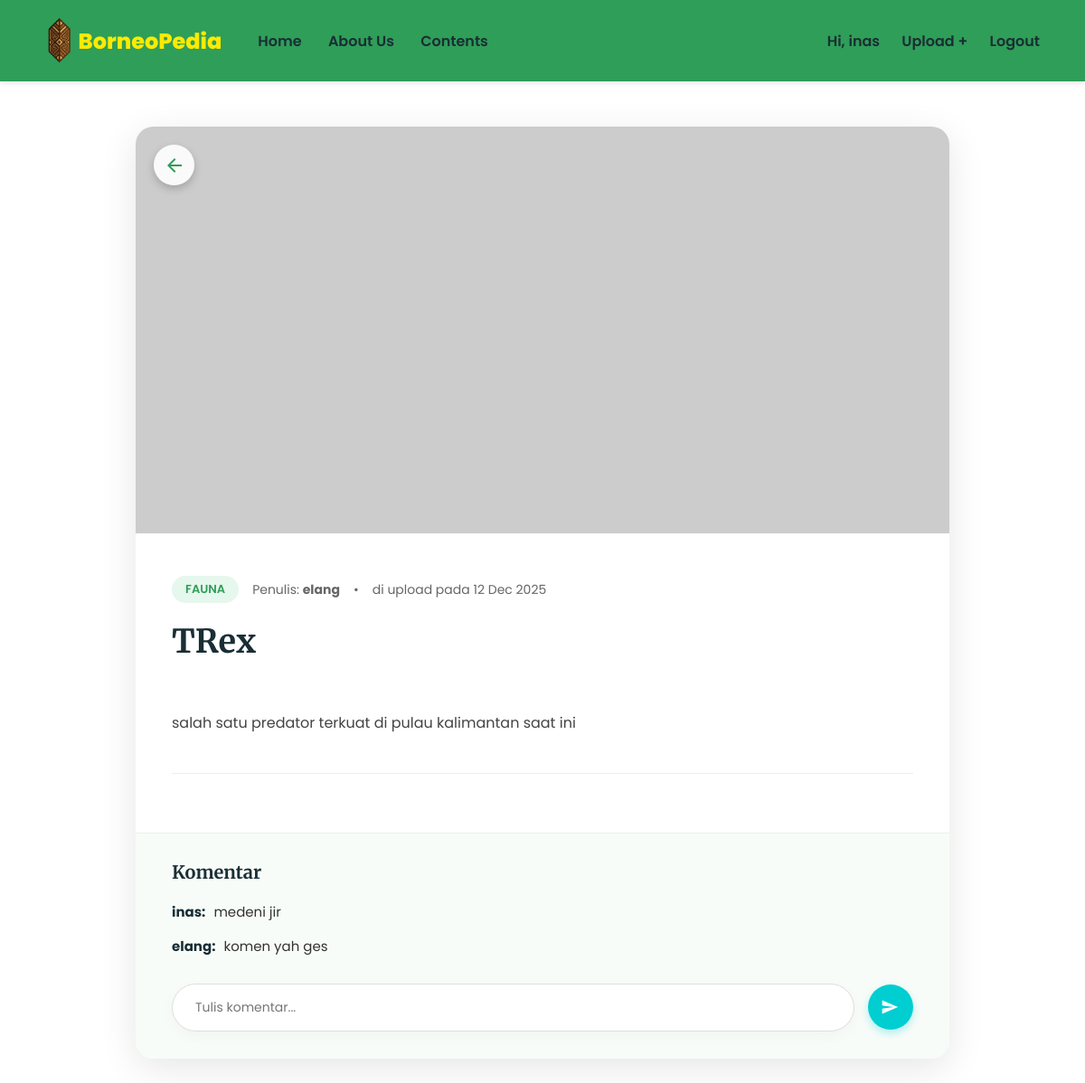
Screenshot of /detail.php?id=3 (signed in) with the database file from the repository.
### tables this page shows
CREATE TABLE `contents` (
  `id` int(11) NOT NULL,
  `user_id` int(11) NOT NULL,
  `nama` varchar(100) NOT NULL,
  `tipe` varchar(50) NOT NULL,
  `informasi` text NOT NULL,
  `foto` varchar(255) NOT NULL,
  `created_at` timestamp NOT NULL DEFAULT current_timestamp()
);

CREATE TABLE `users` (
  `id` int(11) NOT NULL,
  `username` varchar(50) NOT NULL,
  `password` varchar(255) NOT NULL
);

CREATE TABLE `komentar` (
  `id` int(11) NOT NULL,
  `content_id` int(11) NOT NULL,
  `user_id` int(11) NOT NULL,
  `isi` text NOT NULL,
  `tanggal` timestamp NOT NULL DEFAULT current_timestamp()
);

### detail.php (the view, shortened to what this page needs)
<?php
include 'koneksi.php';
$id_content = $_GET['id'];
$query = mysqli_query($conn, "SELECT contents.*, users.username
                              FROM contents
                              JOIN users ON contents.user_id = users.id
                              WHERE contents.id = '$id_content'");
$data = mysqli_fetch_assoc($query);
$query_komen = mysqli_query($conn, "SELECT komentar.*, users.username
                                    FROM komentar
                                    JOIN users ON komentar.user_id = users.id
                                    WHERE content_id = '$id_content'
                                    ORDER BY tanggal DESC");
?>
<!DOCTYPE html>
<html lang="id">
<head>
</head>
<body>
    <nav>
        <div class="nav-left">
             <a href="index.php" class="logo">
            <img src="asset/logofix.png" class="logo-img"> BorneoPedia</a>
            <div class="nav-links">
                <a href="index.php">Home</a>
                <a href="about.php">About Us</a>
                <a href="contents.php">Contents</a>
            </div>
        </div>
        <div class="nav-right">
            <?php if(isset($_SESSION['status']) && $_SESSION['status'] == 'login'): ?>
                <span>Hi, <?php echo $_SESSION['username']; ?></span>
                <a href="upload.php">Upload +</a>
                <a href="logout.php">Logout</a>
            <?php else: ?>
                <a href="login.php">Login</a>
                <a href="register.php">Daftar</a>
            <?php endif; ?>
        </div>
    </nav>
    <main class="detail-container">
        <div class="card-detail">
            <a href="contents.php" class="btn-back-arrow" title="Kembali">
                <svg class="icon-back" viewBox="0 0 24 24">
                    <path d="M20 11H7.83l5.59-5.59L12 4l-8 8 8 8 1.41-1.41L7.83 13H20v-2z"></path>
                </svg>
            </a>
            <img src="<?php echo $data['foto']; ?>" class="detail-img" onerror="this.src='https://via.placeholder.com/800x450?text=Gambar+Tidak+Valid'">
            <div class="detail-body">
                <div class="meta-header">
                    <span class="badge-type"><?php echo $data['tipe']; ?></span>
                    <span>Penulis: <b><?php echo $data['username']; ?></b></span>
                    <span>&bull;</span>
                    <span>di upload pada <?php echo date('d M Y', strtotime($data['created_at'])); ?></span>
                </div>
                <h1><?php echo $data['nama']; ?></h1>
                <div class="content-text">
                    <?php echo nl2br(htmlspecialchars($data['informasi'])); ?>
                </div>
                <div class="action-area">
                </div>
            </div>
            <div class="comment-section">
                <h3 class="comment-title">Komentar</h3>
                <div class="comment-list">
                    <?php if(mysqli_num_rows($query_komen) > 0): ?>
                        <?php while($komen = mysqli_fetch_assoc($query_komen)): ?>
                            <div class="comment-item">
                                <span class="comment-user"><?php echo $komen['username']; ?>:</span>
                                <span><?php echo htmlspecialchars($komen['isi']); ?></span>
                            </div>
                        <?php endwhile; ?>
                    <?php else: ?>
                        <p style="color:#aaa; font-style:italic;">Belum ada komentar.</p>
                    <?php endif; ?>
                </div>
                <?php if(isset($_SESSION['status']) && $_SESSION['status'] == 'login'): ?>
                    <form method="POST" class="comment-form">
                        <input type="text" name="isi_komentar" class="input-comment" placeholder="Tulis komentar..." required autocomplete="off">
                        <button type="submit" name="kirim_komentar" class="btn-send">
                            <svg class="icon-send" viewBox="0 0 24 24">
                                <path d="M2.01 21L23 12 2.01 3 2 10l15 2-15 2z"></path>
                            </svg>
                        </button>
                    </form>
                <?php else: ?>
                    <p><a href="login.php" style="color:#2F9E58; font-weight:bold;">Login</a> untuk menulis komentar.</p>
                <?php endif; ?>
            </div>
        </div>
    </main>
</body>
</html>

### detail.php (style rules this page uses)
* { margin: 0; padding: 0; box-sizing: border-box; text-decoration: none; }
html, body { margin: 0; padding: 0; width: 100%; height: 100%; }
body { font-family: 'Poppins', sans-serif; background-image: url('asset/bg_kedua.png'); background-attachment: fixed; background-size: cover; background-position: center; background-repeat: no-repeat; min-height: 100vh; display: flex; flex-direction: column; }
nav { background-color: #2F9E58; display: flex; justify-content: space-between; align-items: center; padding: 20px 50px; box-shadow: 0 2px 5px rgba(0,0,0,0.1); position: sticky; top: 0; z-index: 1000; }
.nav-left { display: flex; align-items: center; gap: 40px; }
.logo { font-size: 24px; font-weight: 800; color: #ffea00ff; display: flex; align-items: center; }
.logo-img { height: 50px; width: auto; margin-right: 5px; vertical-align: middle; }
.nav-links a, .nav-right a, .nav-right span { color: #1a2e35; font-weight: 600; font-size: 16px; transition: color 0.3s; }
.nav-links a { margin-right: 25px; }
.nav-right a { margin-left: 20px; }
.detail-container { flex: 1; padding: 50px 20px; display: flex; justify-content: center; align-items: flex-start; }
.card-detail { background: white; width: 100%; max-width: 900px; border-radius: 20px; overflow: hidden; box-shadow: 0 10px 40px rgba(0,0,0,0.1); margin-bottom: 50px; position: relative; }
.detail-img { width: 100%; height: 450px; object-fit: cover; background-color: #eee; }
.btn-back-arrow { position: absolute; top: 20px; left: 20px; background-color: rgba(255, 255, 255, 0.9); width: 45px; height: 45px; border-radius: 50%; display: flex; justify-content: center; align-items: center; box-shadow: 0 4px 10px rgba(0,0,0,0.2); transition: transform 0.2s, background-color 0.2s; z-index: 10; }
.icon-back { width: 24px; height: 24px; fill: #2F9E58; }
.detail-body { padding: 40px; }
.meta-header { display: flex; align-items: center; gap: 15px; margin-bottom: 20px; font-size: 14px; color: #666; flex-wrap: wrap; }
.badge-type { background-color: #e6f7ed; color: #2F9E58; padding: 5px 15px; border-radius: 50px; font-weight: 600; font-size: 13px; text-transform: uppercase; }
h1 { font-family: 'Merriweather', serif; font-size: 36px; color: #1a2e35; margin-bottom: 25px; }
.content-text { font-size: 16px; line-height: 1.8; color: #444; text-align: justify; margin-bottom: 40px; white-space: pre-line; }
.action-area { border-top: 1px solid #eee; padding-top: 25px; display: flex; gap: 15px; }
.comment-section { background-color: #f8fcf9; padding: 30px 40px; border-top: 1px solid #eee; }
.comment-title { font-family: 'Merriweather', serif; font-size: 20px; color: #1a2e35; margin-bottom: 20px; }
.comment-list { margin-bottom: 30px; }
.comment-item { margin-bottom: 15px; font-size: 15px; color: #333; }
.comment-user { font-weight: 700; color: #1a2e35; margin-right: 5px; }
.comment-form { display: flex; align-items: center; gap: 15px; width: 100%; }
.input-comment { flex: 1; padding: 15px 25px; border-radius: 50px; border: 1px solid #ddd; background-color: white; font-family: 'Poppins', sans-serif; font-size: 14px; outline: none; box-shadow: 0 5px 15px rgba(0,0,0,0.03); }
.btn-send { background-color: #00ced1; color: white; border: none; width: 50px; height: 50px; border-radius: 50px; display: flex; justify-content: center; align-items: center; cursor: pointer; box-shadow: 0 4px 10px rgba(0, 206, 209, 0.3); transition: background 0.3s; }
.icon-send { width: 20px; height: 20px; fill: white; margin-left: -2px; }

### rows the page displays
contents: tipe "FAUNA", user.username "elang", created_at "12 Dec 2025", nama "TRex", informasi "salah satu predator terkuat di pulau kalimantan saat ini"
komentar: user.username "inas", isi "medeni jir"
komentar: user.username "elang", isi "komen yah ges"

### other values shown
$_SESSION['username'] "inas"
